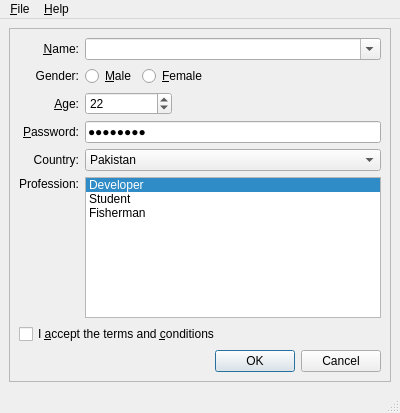
<ui version="4.0" >
 <class>MainWindow</class>
 <widget class="QMainWindow" name="MainWindow" >
  <property name="geometry" >
   <rect>
    <x>0</x>
    <y>0</y>
    <width>400</width>
    <height>413</height>
   </rect>
  </property>
  <property name="windowTitle" >
   <string>Style Sheet</string>
  </property>
  <widget class="QWidget" name="centralwidget" >
   <layout class="QVBoxLayout" >
    <property name="margin" >
     <number>9</number>
    </property>
    <property name="spacing" >
     <number>6</number>
    </property>
    <item>
     <widget class="QFrame" name="mainFrame" >
      <property name="frameShape" >
       <enum>QFrame::StyledPanel</enum>
      </property>
      <property name="frameShadow" >
       <enum>QFrame::Raised</enum>
      </property>
      <layout class="QGridLayout" >
       <property name="margin" >
        <number>9</number>
       </property>
       <property name="spacing" >
        <number>6</number>
       </property>
       <item row="6" column="0" colspan="5" >
        <widget class="QCheckBox" name="agreeCheckBox" >
         <property name="toolTip" >
          <string>Please read the LICENSE file before checking</string>
         </property>
         <property name="text" >
          <string>I &amp;accept the terms and &amp;conditions</string>
         </property>
        </widget>
       </item>
       <item row="5" column="0" >
        <widget class="QLabel" name="label" >
         <property name="text" >
          <string>Profession:</string>
         </property>
         <property name="alignment" >
          <set>Qt::AlignRight|Qt::AlignTop|Qt::AlignTrailing</set>
         </property>
         <property name="buddy" >
          <cstring>professionList</cstring>
         </property>
        </widget>
       </item>
       <item row="0" column="0" >
        <widget class="QLabel" name="nameLabel" >
         <property name="text" >
          <string>&amp;Name:</string>
         </property>
         <property name="alignment" >
          <set>Qt::AlignRight|Qt::AlignTrailing|Qt::AlignVCenter</set>
         </property>
         <property name="buddy" >
          <cstring>nameCombo</cstring>
         </property>
        </widget>
       </item>
       <item row="1" column="1" >
        <widget class="QRadioButton" name="maleRadioButton" >
         <property name="toolTip" >
          <string>Check this if you are male</string>
         </property>
         <property name="text" >
          <string>&amp;Male</string>
         </property>
        </widget>
       </item>
       <item row="3" column="0" >
        <widget class="QLabel" name="passwordLabel" >
         <property name="text" >
          <string>&amp;Password:</string>
         </property>
         <property name="alignment" >
          <set>Qt::AlignRight|Qt::AlignTrailing|Qt::AlignVCenter</set>
         </property>
         <property name="buddy" >
          <cstring>passwordEdit</cstring>
         </property>
        </widget>
       </item>
       <item row="4" column="1" colspan="4" >
        <widget class="QComboBox" name="countryCombo" >
         <property name="toolTip" >
          <string>Specify country of origin</string>
         </property>
         <property name="statusTip" >
          <string>Specify country of origin</string>
         </property>
         <property name="currentIndex" >
          <number>6</number>
         </property>
         <item>
          <property name="text" >
           <string>Egypt</string>
          </property>
         </item>
         <item>
          <property name="text" >
           <string>France</string>
          </property>
         </item>
         <item>
          <property name="text" >
           <string>Germany</string>
          </property>
         </item>
         <item>
          <property name="text" >
           <string>India</string>
          </property>
         </item>
         <item>
          <property name="text" >
           <string>Italy</string>
          </property>
         </item>
         <item>
          <property name="text" >
           <string>Norway</string>
          </property>
         </item>
         <item>
          <property name="text" >
           <string>Pakistan</string>
          </property>
         </item>
        </widget>
       </item>
       <item row="2" column="0" >
        <widget class="QLabel" name="ageLabel" >
         <property name="text" >
          <string>&amp;Age:</string>
         </property>
         <property name="alignment" >
          <set>Qt::AlignRight|Qt::AlignTrailing|Qt::AlignVCenter</set>
         </property>
         <property name="buddy" >
          <cstring>ageSpinBox</cstring>
         </property>
        </widget>
       </item>
       <item row="4" column="0" >
        <widget class="QLabel" name="countryLabel" >
         <property name="text" >
          <string>Country:</string>
         </property>
         <property name="alignment" >
          <set>Qt::AlignRight|Qt::AlignTrailing|Qt::AlignVCenter</set>
         </property>
         <property name="buddy" >
          <cstring>countryCombo</cstring>
         </property>
        </widget>
       </item>
       <item row="1" column="0" >
        <widget class="QLabel" name="genderLabel" >
         <property name="text" >
          <string>Gender:</string>
         </property>
         <property name="alignment" >
          <set>Qt::AlignRight|Qt::AlignTrailing|Qt::AlignVCenter</set>
         </property>
        </widget>
       </item>
       <item row="3" column="1" colspan="4" >
        <widget class="QLineEdit" name="passwordEdit" >
         <property name="toolTip" >
          <string>Specify your password</string>
         </property>
         <property name="statusTip" >
          <string>Specify your password</string>
         </property>
         <property name="text" >
          <string>Password</string>
         </property>
         <property name="echoMode" >
          <enum>QLineEdit::Password</enum>
         </property>
        </widget>
       </item>
       <item row="1" column="2" colspan="2" >
        <widget class="QRadioButton" name="femaleRadioButton" >
         <property name="styleSheet" >
          <string>Check this if you are female</string>
         </property>
         <property name="text" >
          <string>&amp;Female</string>
         </property>
        </widget>
       </item>
       <item row="2" column="1" colspan="2" >
        <widget class="QSpinBox" name="ageSpinBox" >
         <property name="toolTip" >
          <string>Specify your age</string>
         </property>
         <property name="statusTip" >
          <string>Specify your age</string>
         </property>
         <property name="minimum" >
          <number>12</number>
         </property>
         <property name="value" >
          <number>22</number>
         </property>
        </widget>
       </item>
       <item row="0" column="1" colspan="4" >
        <widget class="QComboBox" name="nameCombo" >
         <property name="toolTip" >
          <string>Specify your name</string>
         </property>
         <property name="editable" >
          <bool>true</bool>
         </property>
        </widget>
       </item>
       <item row="1" column="4" >
        <spacer>
         <property name="orientation" >
          <enum>Qt::Horizontal</enum>
         </property>
         <property name="sizeHint" >
          <size>
           <width>40</width>
           <height>20</height>
          </size>
         </property>
        </spacer>
       </item>
       <item row="2" column="3" colspan="2" >
        <spacer>
         <property name="orientation" >
          <enum>Qt::Horizontal</enum>
         </property>
         <property name="sizeHint" >
          <size>
           <width>61</width>
           <height>20</height>
          </size>
         </property>
        </spacer>
       </item>
       <item row="7" column="3" colspan="2" >
        <widget class="QDialogButtonBox" name="buttonBox" >
         <property name="orientation" >
          <enum>Qt::Horizontal</enum>
         </property>
         <property name="standardButtons" >
          <set>QDialogButtonBox::Cancel|QDialogButtonBox::NoButton|QDialogButtonBox::Ok</set>
         </property>
        </widget>
       </item>
       <item row="5" column="1" colspan="4" >
        <widget class="QListWidget" name="professionList" >
         <property name="toolTip" >
          <string>Select your profession</string>
         </property>
         <property name="statusTip" >
          <string>Specify your name here</string>
         </property>
         <property name="whatsThis" >
          <string>Specify your name here</string>
         </property>
         <property name="currentRow" >
          <number>0</number>
         </property>
         <item>
          <property name="text" >
           <string>Developer</string>
          </property>
         </item>
         <item>
          <property name="text" >
           <string>Student</string>
          </property>
         </item>
         <item>
          <property name="text" >
           <string>Fisherman</string>
          </property>
         </item>
        </widget>
       </item>
      </layout>
     </widget>
    </item>
   </layout>
  </widget>
  <widget class="QMenuBar" name="menubar" >
   <property name="geometry" >
    <rect>
     <x>0</x>
     <y>0</y>
     <width>400</width>
     <height>29</height>
    </rect>
   </property>
   <widget class="QMenu" name="menu_File" >
    <property name="title" >
     <string>&amp;File</string>
    </property>
    <addaction name="editStyleAction" />
    <addaction name="separator" />
    <addaction name="exitAction" />
   </widget>
   <widget class="QMenu" name="menu_Help" >
    <property name="title" >
     <string>&amp;Help</string>
    </property>
    <addaction name="aboutAction" />
    <addaction name="aboutQtAction" />
   </widget>
   <addaction name="menu_File" />
   <addaction name="menu_Help" />
  </widget>
  <widget class="QStatusBar" name="statusbar" />
  <action name="exitAction" >
   <property name="text" >
    <string>&amp;Exit</string>
   </property>
  </action>
  <action name="aboutQtAction" >
   <property name="text" >
    <string>About Qt</string>
   </property>
  </action>
  <action name="editStyleAction" >
   <property name="text" >
    <string>Edit &amp;Style...</string>
   </property>
  </action>
  <action name="aboutAction" >
   <property name="text" >
    <string>About</string>
   </property>
  </action>
 </widget>
 <resources/>
 <connections/>
</ui>
